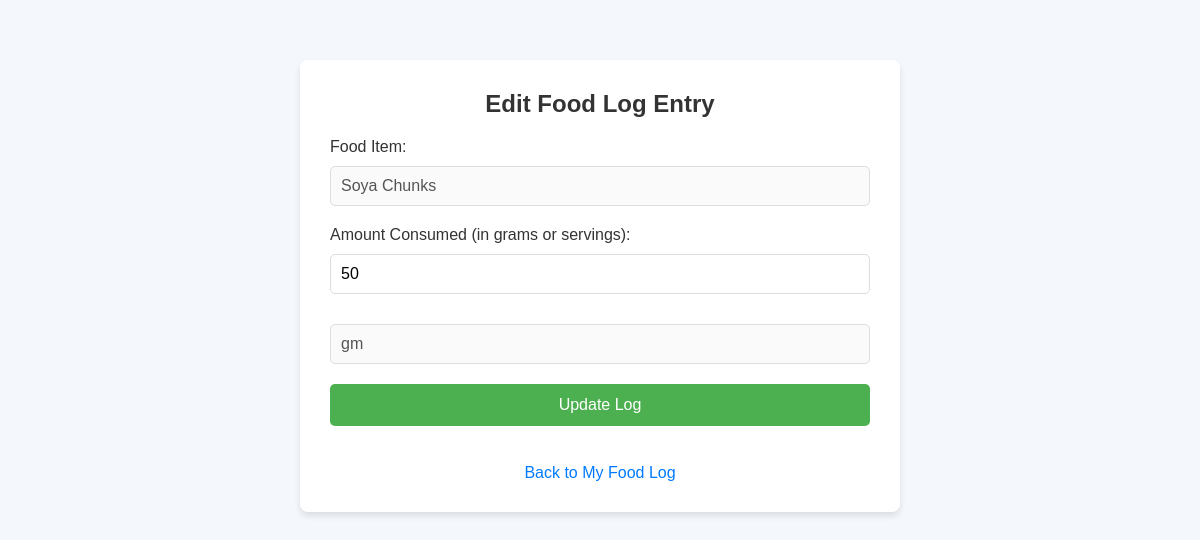
/edit_log/10, run on the app's committed database.
### app.py (models this page shows, shortened)
class FoodItem(db.Model):
    id = db.Column(db.Integer, primary_key=True)
    food_item = db.Column(db.String(100), nullable=False)
    quantity = db.Column(db.String(50), nullable=False)
    unit = db.Column(db.String(20), nullable=False)
    protein = db.Column(db.Float, nullable=False)
    sugars = db.Column(db.Float, nullable=False)
    fats = db.Column(db.Float, nullable=False)
    carbs = db.Column(db.Float, nullable=False)
    kcal = db.Column(db.Float, nullable=False)

class DailyLog(db.Model):
    id = db.Column(db.Integer, primary_key=True)
    date = db.Column(db.Date, nullable=False, default=lambda: datetime.now(pytz.timezone('Asia/Kolkata')).date())
    date = db.Column(db.Date, nullable=False, default=datetime.utcnow)
    food_item_id = db.Column(db.Integer, db.ForeignKey('food_item.id'), nullable=False)
    quantity_consumed = db.Column(db.String(50), nullable=False)
    unit = db.Column(db.String(20), nullable=False)
    protein_consumed = db.Column(db.Float, nullable=False)
    sugars_consumed = db.Column(db.Float, nullable=False)
    fats_consumed = db.Column(db.Float, nullable=False)
    carbs_consumed = db.Column(db.Float, nullable=False)
    total_calories = db.Column(db.Float, nullable=False)
    food_item = db.relationship('FoodItem', backref=db.backref('daily_logs', lazy=True))

### app.py (the view, shortened to what this page needs)
@app.route('/edit_log/<int:log_id>', methods=['GET', 'POST'])
def edit_log(log_id):
    log = DailyLog.query.get_or_404(log_id)
    return render_template('edit_log.html', log=log)

### templates/edit_log.html (shortened to what this page needs)
<!DOCTYPE html>
<html lang="en">
<head>
    <link rel="stylesheet" href="{{ url_for('static', filename='style.css') }}">
</head>
<body>
    <div class="container">
        <h1>Edit Food Log Entry</h1>
        <form method="POST" class="form-container">
            <label for="food_item">Food Item:</label>
            <input type="text" name="Food Item" value="{{ log.food_item.food_item }}" class="input-field" disabled>
            <label for="quantity_consumed">Amount Consumed (in grams or servings):</label>
            <input type="text" name="quantity_consumed" value="{{ log.quantity_consumed }}" required class="input-field">
            <input type="text" name="unit" value="{{ log.unit }}" class="input-field" disabled>
            <button type="submit" class="submit-btn">Update Log</button>
        </form>
        <br>
        <a href="{{ url_for('view_log') }}" class="back-link">Back to My Food Log</a>
    </div>
</body>
</html>

### static/style.css (style rules this page uses)
body { font-family: Arial, sans-serif; margin: 20px; }
h1 { text-align: center; }

### templates/edit_log.html (style rules this page uses)
* { margin: 0; padding: 0; box-sizing: border-box; }
body { font-family: 'Arial', sans-serif; background-color: #f4f7fb; color: #333; padding: 40px 0; }
.container { width: 100%; max-width: 600px; margin: 0 auto; background-color: white; padding: 30px; box-shadow: 0 4px 6px rgba(0, 0, 0, 0.1); border-radius: 8px; }
h1 { font-size: 24px; text-align: center; margin-bottom: 20px; color: #333; }
.form-container { display: flex; flex-direction: column; }
.input-field { padding: 10px; font-size: 16px; margin-top: 10px; margin-bottom: 20px; border: 1px solid #ddd; border-radius: 5px; outline: none; }
.submit-btn { background-color: #4CAF50; color: white; font-size: 16px; padding: 12px 20px; border: none; border-radius: 5px; cursor: pointer; transition: background-color 0.3s ease; }
.back-link { text-decoration: none; color: #007bff; font-size: 16px; text-align: center; display: block; margin-top: 20px; }

### data on the page
FoodItem: food_item.food_item "Soya Chunks"
DailyLog: quantity_consumed "50", unit "gm"
